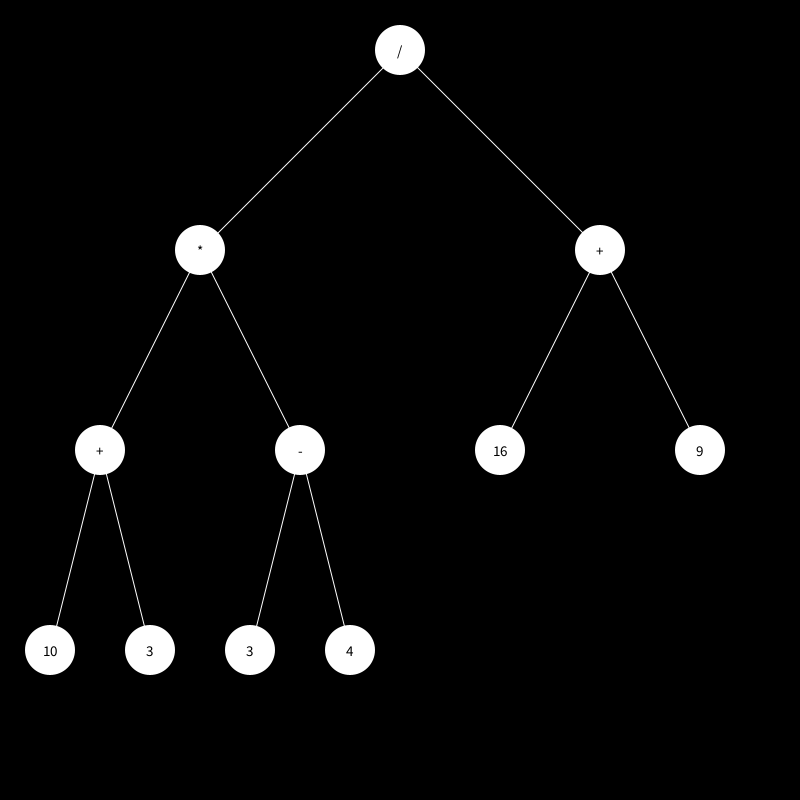
Frame 1 (no input)
Frame 2 (the mouse pressed at the canvas centre, redrawn once): identical to frame 1, image omitted

The Processing sketch that drew this single still picture (run headless with seeded random() and noise(); the mouse was pressed at the canvas centre and the sketch redrawn once):

// Processing sketch: Expression_Tree
// ── Expression_Tree.pde
BinaryTree Tree;
String Expression = "( ( ( 10 + 3 ) * ( 3 - 4 ) ) / ( 16 + 9 ) )";
String[] EquationArray;
ArrayList<Boolean> CurrentNode;


void setup() {
  CurrentNode = new ArrayList<Boolean>();
  Tree = new BinaryTree();
  size(800, 800);
  EquationArray = split(Expression, " ");
  for (int x = 0; x < EquationArray.length; x++) {
    Tree.AddNode(EquationArray[x]);
  }
}


void draw() {
  background(0);
  if (Tree != null) {
    Tree.Show();
  } else {
    fill(255);
    noStroke();
    ellipse(width/2, 50, 50, 50);
  }
  noLoop();
}

// ── Binary_Tree_Class.pde
class BinaryTree {
  Node Root;
  int Layer = 2;

  BinaryTree() {
    Root = new Node(null, width/2, 50, 1);
  }

  void Show() {
    Root.Show(Root.Pos.x, Root.Pos.y);
  }

  void AddNode(String ToAdd) {
    int Count = 0;
    if (Root.Left != null) {
      if (CurrentNode.size() != 0) {
        if (CurrentNode.get(Count) == false) {
          Root.Left.AddNode(ToAdd, Count+1);
        } else {
          Root.Right.AddNode(ToAdd, Count+1);
        }
      } else {
        if (ToAdd.equals(")")) {
        } else {
          Root.Right = new Node(null, Root.Pos.x+width/pow(2, Layer), Root.Pos.y+200, Layer+1);
          CurrentNode.add(true);
          if (ToAdd.equals(")")) {
          } else {
            Root.Value = ToAdd;
          }
        }
      }
    } else {
      if (ToAdd.equals("(")) {
        CurrentNode.add(false);
        Root.Left = new Node(null, Root.Pos.x-width/pow(2, Layer), Root.Pos.y+200, Layer+1);
      }
    }
  }




  void Move(float XChange, float YChange) {
    Root.Pos.x += XChange;
    Root.Pos.y += YChange;
    if (Root.Right != null) {
      Root.Right.Move(XChange, YChange);
    }
    if (Root.Left != null) {
      Root.Left.Move(XChange, YChange);
    }
  }
}

// ── Node_Class.pde
class Node {
  PVector Pos;
  Node Left;
  Node Right;
  String Value;
  int Layer;

  Node(String NewValue, float XPos, float YPos, int layer) {
    Value = NewValue;
    Left = null;
    Right = null;
    Pos = new PVector(XPos, YPos);
    Layer = layer;
  }

  void Show(float XPos, float YPos) {
    if (Left != null) {
      Left.Show(Pos.x, Pos.y);
    }
    if (Right != null) {
      Right.Show(Pos.x, Pos.y);
    }
    textAlign(CENTER, CENTER);
    textSize(15);
    stroke(255);
    line(Pos.x, Pos.y, XPos, YPos);
    noStroke();
    fill(255);
    ellipse(Pos.x, Pos.y, 50, 50);
    fill(0);
    if (Value != null) {
      text(Value, Pos.x, Pos.y);
    }
  }

  void AddNode(String ToAdd, int Count) {
    if (Count == CurrentNode.size()) {
      if (ToAdd.equals("(")) {
        Left = new Node(null, Pos.x-width/pow(2, Layer), Pos.y+200, Layer+1);
        CurrentNode.add(false);
      } else if (ToAdd.equals("+") || ToAdd.equals("-") || ToAdd.equals("/") || ToAdd.equals("*")) {
        Value = ToAdd;
        Right = new Node(ToAdd, Pos.x+width/pow(2, Layer), Pos.y+200, Layer+1);
        CurrentNode.add(true);
      } else if (ToAdd.equals(")")) {
        CurrentNode.remove(CurrentNode.size()-1);
      } else {
        Value = ToAdd;
        CurrentNode.remove(CurrentNode.size()-1);
      }
    } else {      
      if (CurrentNode.get(Count) == false) {
        Left.AddNode(ToAdd, Count+1);
      } else {
        Right.AddNode(ToAdd, Count+1);
      }
    }
  }


  void Move(float XChange, float YChange) {
    Pos.x += XChange;
    Pos.y += YChange;
    if (Right != null) {
      Right.Move(XChange, YChange);
    }
    if (Left != null) {
      Left.Move(XChange, YChange);
    }
  }
}
